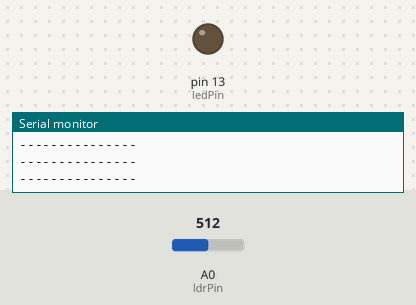
The sketch below on a simulated Arduino Uno, built with avr-gcc and run on an emulated ATmega328P. Shown: output pins drawn as LEDs (lit = HIGH), the last lines printed to the serial monitor. Dashed ring = blinking. The test bench sets the inputs (shaded band); at power-on: A0 (ldrPin) = 512.

Above: at 1.2 s.
1.3 s: A0 (ldrPin) set to 316
2.8 s: A0 (ldrPin) set to 290
At 3.5 s:
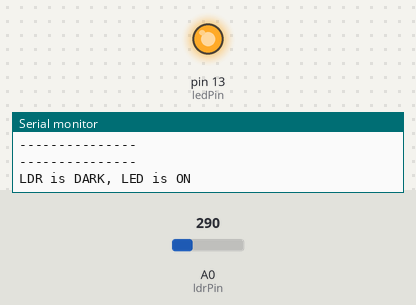
5.8 s: A0 (ldrPin) set to 306
At 7.0 s:
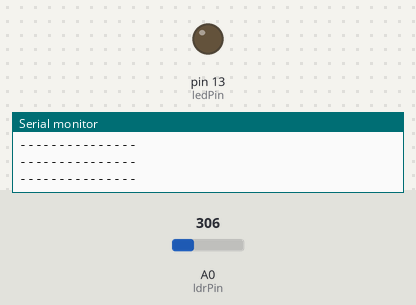
7.3 s: A0 (ldrPin) set to 122
At 7.7 s:
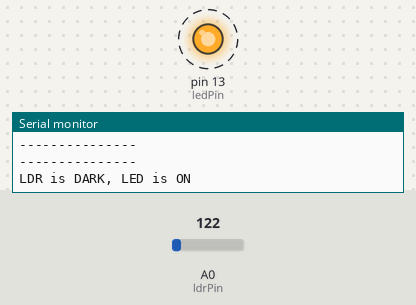
Timing chart, 0 to 11.3 s (numbered marks = the images above; inputs shaded):
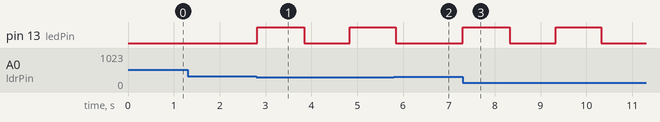

Measured:
- the behaviour switches between 301 and 300 on A0 (ldrPin) (found by bisection; images 0 and 1)
- after the input at 2.8 s, pin 13 (ledPin): LOW → HIGH at once, → LOW 1.0 s later, → HIGH 1.0 s later
- after the input at 5.8 s, pin 13 (ledPin): goes on until 5.8 s, then stays LOW
- after the input at 7.3 s, pin 13 (ledPin): alternates HIGH for 1.0 s and LOW for 1.0 s, starting at once

The sketch:

faros.ino
```cpp
//set pin numbers
//const won't change
const int ledPin = 13;   //the number of the LED pin
const int ldrPin = A0;  //the number of the LDR pin


void setup() {

  Serial.begin(9600);
  pinMode(ledPin, OUTPUT);  //αρχικοποίηση initialize the LED pin as an output
  pinMode(ldrPin, INPUT);   //αρχικοποίηση initialize the LDR (αισθητηρας φωτος) pin as an input
}

void loop() {

  int ldrStatus = analogRead(ldrPin);   //read the status of the LDR value   διαβάζει την ένδειξη φωτός

  //check if the LDR status is <= 300 ελέγχει αν η ένδειξη φωτός είναι μικρότερη από 300
  //if it is, the LED is HIGH  τότε ο φάρος ανάβει

   if (ldrStatus <=300) {

    digitalWrite(ledPin, HIGH);               //turn LED on  ανάβει ο φάρος
    Serial.println("LDR is DARK, LED is ON");
    delay(1000);
    digitalWrite(ledPin, LOW);
    delay(1000);     // ο φάρος ανάβει και σβήνει κάθε 1sec

   }
  else {

    digitalWrite(ledPin, LOW);          //turn LED off σβήνει ο φάρος
    Serial.println("---------------");
  }
}
```
